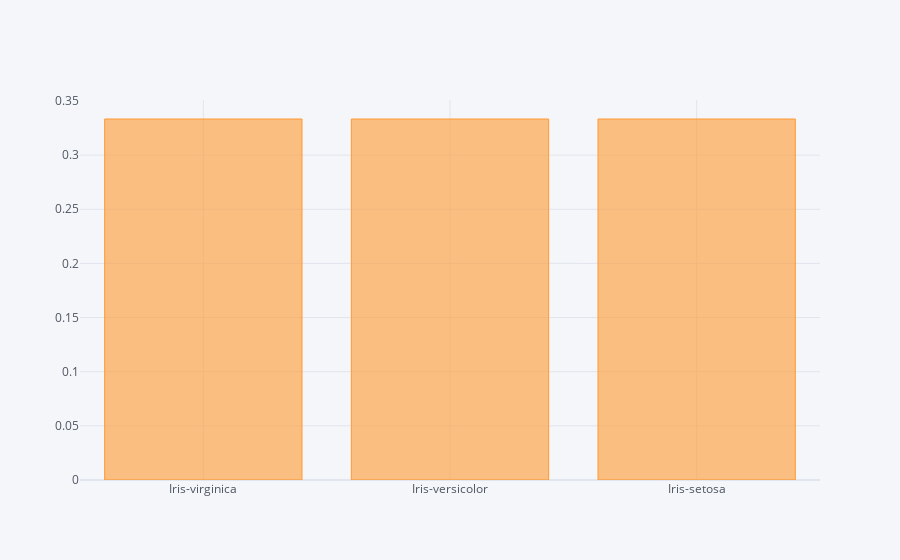

This figure's notebook cell:
### Markdown cell above
Continuamos visualizando las variables categóricas del problema:

### Code cell
utils.plot_barplot(data_train)

### Figure 1 — Plotly figure (JSON) as saved in the notebook; plotly's stock layout.template omitted (floating-point values rounded to 4 significant figures)
{"data": [{"marker": {"color": "rgba(255, 153, 51, 0.6)", "line": {"color": "rgba(255, 153, 51, 1.0)", "width": 1}}, "name": "Species", "orientation": "v", "text": "", "type": "bar", "x": ["Iris-virginica", "Iris-versicolor", "Iris-setosa"], "y": [0.3333, 0.3333, 0.3333]}], "layout": {"legend": {"bgcolor": "#F5F6F9", "font": {"color": "#4D5663"}}, "paper_bgcolor": "#F5F6F9", "plot_bgcolor": "#F5F6F9", "title": {"font": {"color": "#4D5663"}}, "xaxis": {"gridcolor": "#E1E5ED", "showgrid": true, "tickfont": {"color": "#4D5663"}, "title": {"font": {"color": "#4D5663"}, "text": ""}, "zerolinecolor": "#E1E5ED"}, "yaxis": {"gridcolor": "#E1E5ED", "showgrid": true, "tickfont": {"color": "#4D5663"}, "title": {"font": {"color": "#4D5663"}, "text": ""}, "zerolinecolor": "#E1E5ED"}}}
